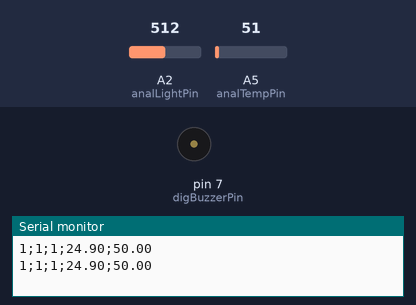
A sketch run on a simulated Arduino Uno, built with avr-gcc and run on an emulated ATmega328P. On the bench: buzzer (waves = sounding, pin HIGH), the last lines printed to the serial monitor. Inputs (shaded band) come from the test bench; at power-on: A2 (analLightPin) = 512, A5 (analTempPin) = 51.

Above: at 5.8 s.
5.9 s: A2 (analLightPin) set to 408
11.9 s: A2 (analLightPin) set to 383
At 15.3 s:
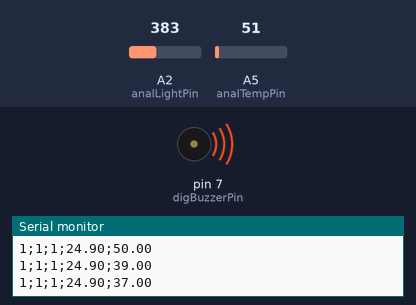
17.9 s: A2 (analLightPin) set to 410
At 20.3 s:
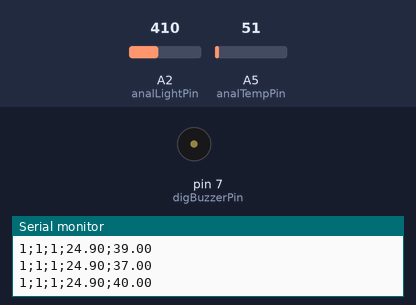
23.9 s: A2 (analLightPin) set to 390
At 25.4 s:
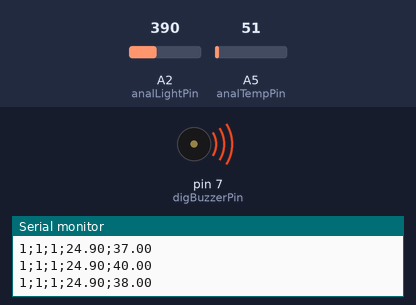
Timing chart, 0 to 26.9 s (numbered marks = the images above; inputs shaded):
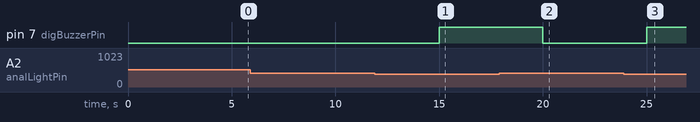

Measured:
- the behaviour switches between 400 and 399 on A2 (analLightPin) (found by bisection; images 0 and 1)
- after the input at 11.9 s, pin 7 (digBuzzerPin): LOW → HIGH after 3.1 s
- after the input at 17.9 s, pin 7 (digBuzzerPin): HIGH → LOW after 2.1 s
- after the input at 23.9 s, pin 7 (digBuzzerPin): LOW → HIGH after 1.1 s

The sketch:

ArduinoVersion.ino
```cpp
float temp = 0;
float light = 0;
int analTempPin = A5;
int analLightPin = A2;
int digBuzzerPin = 7;

void setup(){
  Serial.begin(9600);
  pinMode(digBuzzerPin, OUTPUT);

}

void loop(){

  temp = analogRead(analTempPin);
  light = analogRead(analLightPin);
  if(light < 400)
    digitalWrite(digBuzzerPin, HIGH);
   else
       digitalWrite(digBuzzerPin, LOW);

  temp = (5.0 * temp * 100.0)/1024.0;
  light = map(light, 0, 1023, 0, 100);

 // temp*=0.48828125;
  Serial.print("1");
  Serial.print(";");
  Serial.print("1");
  Serial.print(";");
  Serial.print("1");
  Serial.print(";");
  Serial.print(temp);
  Serial.print(";");
  Serial.println(light);

  delay(5000);

}
```
